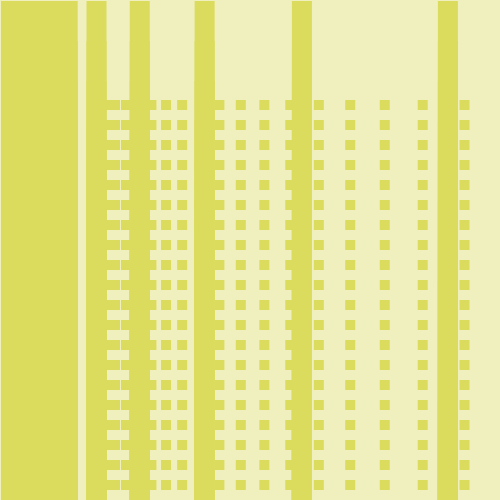
Frame 1 (no input)
Frame 60 (the mouse pressed at the canvas centre just before this capture): identical to frame 1, image omitted
Frame 120 (the mouse held since frame 60 and released just before this capture): identical to frame 1, image omitted

The Processing sketch that drew this single still picture (run headless with seeded random() and noise(); from frame 60 on, the mouse is pressed at the canvas centre):

// Processing sketch: processing_146305
// ── processing_146305.pde

void setup(){
size(500, 500);
noStroke();

}

void draw(){

  background(239, 240, 189);
  fill(#DBDB5D);
for(float f = 100; f < width; f = f *1.1){
for(int p = 100; p < height; p = p + 20){
rect(f, p, 10, 10);
}

}

 for(float l = 1; l < width; l = l * 1.5){
 for(int m = 1; m < height; m = m + 40){
 rect(l, m, 20, 500);
 }
 

 } 
  


}
